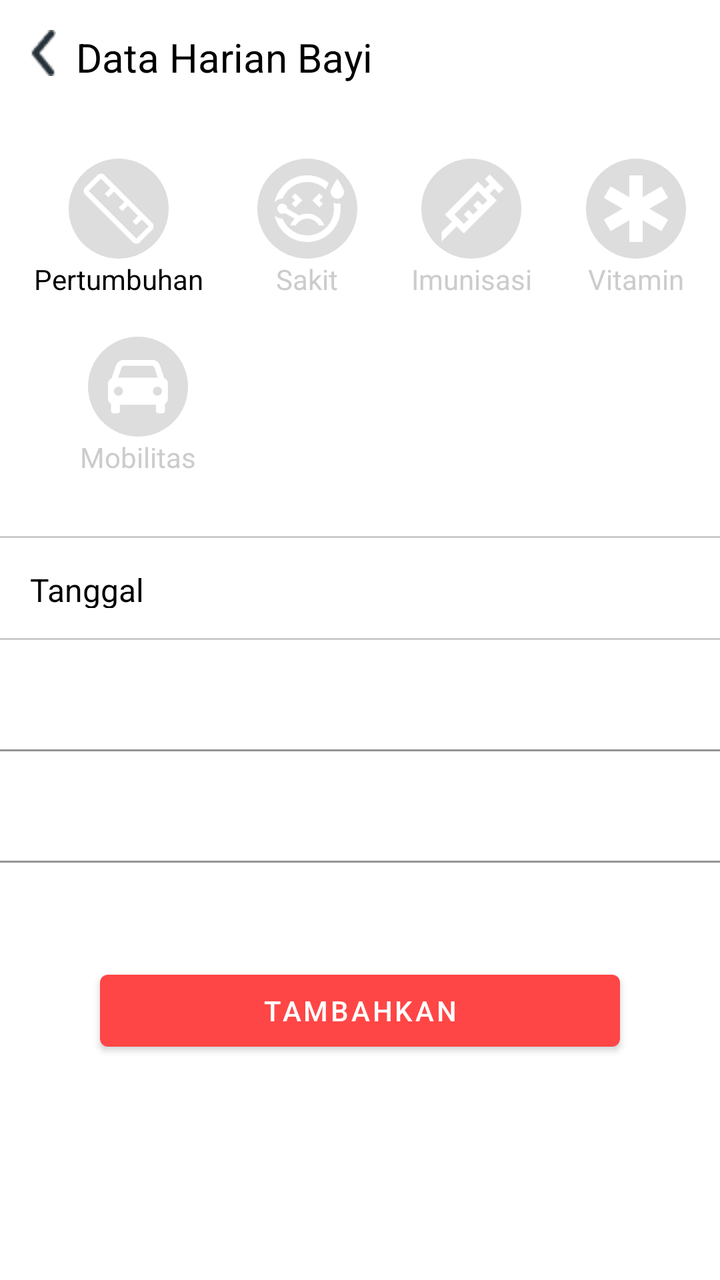
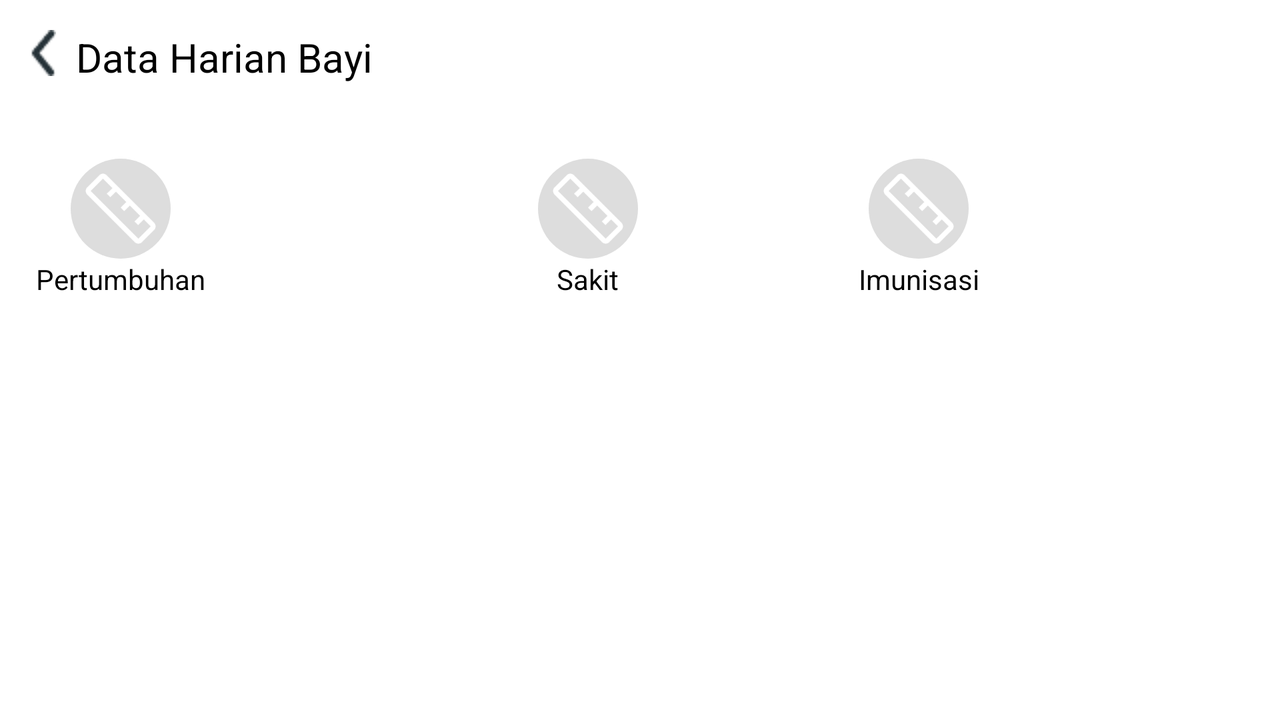

An Android layout and its configuration variant, each rendered on a device that would load it. The default file and the variant file are quoted in full after the pictures.
<!-- AndroidManifest.xml: application theme Theme.Growby -->
<!-- res/layout/add_event_activity.xml -->
<?xml version="1.0" encoding="utf-8"?>
<FrameLayout xmlns:android="http://schemas.android.com/apk/res/android"
    xmlns:app="http://schemas.android.com/apk/res-auto"
    android:layout_width="match_parent"
    android:layout_height="match_parent"
    xmlns:tools="http://schemas.android.com/tools"
    android:orientation="vertical">
    <LinearLayout
        android:layout_width="match_parent"
        android:layout_height="wrap_content"
        android:orientation="vertical">
        <LinearLayout
            android:orientation="horizontal"
            android:layout_width="match_parent"
            android:layout_height="60dp"
            android:padding="15dp">
            <ImageView
                android:id="@+id/back"
                android:src="@drawable/back"
                android:layout_width="wrap_content"
                android:layout_height="wrap_content"/>
            <TextView
                android:layout_marginStart="10dp"
                android:layout_marginEnd="10dp"
                android:textSize="20sp"
                android:textColor="@color/black"
                android:text="Data Harian Bayi"
                android:layout_width="match_parent"
                android:layout_height="wrap_content"/>
        </LinearLayout>

        <androidx.constraintlayout.widget.ConstraintLayout
            android:layout_width="match_parent"
            android:layout_height="wrap_content"
            android:orientation="horizontal">

            <FrameLayout
                android:id="@+id/pertumbuhan"
                android:layout_width="wrap_content"
                android:layout_height="wrap_content"
                android:layout_marginHorizontal="10dp"
                android:orientation="vertical"
                app:layout_constraintBottom_toBottomOf="parent"
                app:layout_constraintEnd_toStartOf="@+id/sakit"
                app:layout_constraintHorizontal_bias="0.5"
                app:layout_constraintStart_toStartOf="parent"
                app:layout_constraintTop_toTopOf="parent"
                app:layout_constraintVertical_bias="0.0">

                <ImageView
                    android:id="@+id/image_pertumbuhan"
                    android:layout_width="50dp"
                    android:layout_height="50dp"
                    android:layout_gravity="center"
                    android:background="@drawable/round"
                    android:padding="5dp"
                    android:src="@drawable/pertumbuhan" />

                <TextView
                    android:id="@+id/text_pertumbuhan"
                    android:layout_width="wrap_content"
                    android:layout_height="wrap_content"
                    android:layout_gravity="center_horizontal"
                    android:layout_marginTop="70dp"
                    android:text="Pertumbuhan"
                    android:textColor="@color/black" />
            </FrameLayout>

            <FrameLayout
                android:id="@+id/sakit"
                android:layout_width="wrap_content"
                android:layout_height="wrap_content"
                android:layout_marginHorizontal="10dp"
                android:orientation="vertical"
                app:layout_constraintBottom_toBottomOf="parent"
                app:layout_constraintEnd_toStartOf="@+id/imunisasi"
                app:layout_constraintHorizontal_bias="0.5"
                app:layout_constraintStart_toEndOf="@+id/pertumbuhan"
                app:layout_constraintTop_toTopOf="parent"
                app:layout_constraintVertical_bias="0.0">

                <ImageView
                    android:id="@+id/image_sakit"
                    android:layout_width="50dp"
                    android:layout_height="50dp"
                    android:layout_gravity="center"
                    android:background="@drawable/round"
                    android:padding="5dp"
                    android:src="@drawable/sakit" />

                <TextView
                    android:id="@+id/text_sakit"
                    android:layout_width="wrap_content"
                    android:layout_height="wrap_content"
                    android:layout_gravity="center_horizontal"
                    android:layout_marginTop="70dp"
                    android:text="Sakit"
                    android:textColor="@color/grey" />
            </FrameLayout>

            <FrameLayout
                android:id="@+id/imunisasi"
                android:layout_width="wrap_content"
                android:layout_height="wrap_content"
                android:layout_marginHorizontal="10dp"
                android:orientation="vertical"
                app:layout_constraintBottom_toBottomOf="parent"
                app:layout_constraintEnd_toStartOf="@+id/vitamin"
                app:layout_constraintHorizontal_bias="0.5"
                app:layout_constraintStart_toEndOf="@+id/sakit"
                app:layout_constraintTop_toTopOf="parent"
                app:layout_constraintVertical_bias="0.0">

                <ImageView
                    android:id="@+id/image_imunisasi"
                    android:layout_width="50dp"
                    android:layout_height="50dp"
                    android:layout_gravity="center"
                    android:background="@drawable/round"
                    android:padding="5dp"
                    android:src="@drawable/imunisasi" />

                <TextView
                    android:id="@+id/text_imunisasi"
                    android:layout_width="wrap_content"
                    android:layout_height="wrap_content"
                    android:layout_gravity="center_horizontal"
                    android:layout_marginTop="70dp"
                    android:text="Imunisasi"
                    android:textColor="@color/grey" />
            </FrameLayout>

            <FrameLayout
                android:id="@+id/vitamin"
                android:layout_width="wrap_content"
                android:layout_height="wrap_content"
                android:layout_marginHorizontal="10dp"
                android:orientation="vertical"
                app:layout_constraintBottom_toBottomOf="parent"
                app:layout_constraintEnd_toEndOf="parent"
                app:layout_constraintHorizontal_bias="0.5"
                app:layout_constraintStart_toEndOf="@+id/imunisasi"
                app:layout_constraintTop_toTopOf="parent"
                app:layout_constraintVertical_bias="0.0">

                <ImageView
                    android:id="@+id/image_vitamin"
                    android:layout_width="50dp"
                    android:layout_height="50dp"
                    android:layout_gravity="center"
                    android:background="@drawable/round"
                    android:padding="5dp"
                    android:src="@drawable/vitamin" />

                <TextView
                    android:id="@+id/text_vitamin"
                    android:layout_width="wrap_content"
                    android:layout_height="wrap_content"
                    android:layout_gravity="center_horizontal"
                    android:layout_marginTop="70dp"
                    android:text="Vitamin"
                    android:textColor="@color/grey" />
            </FrameLayout>
        </androidx.constraintlayout.widget.ConstraintLayout>
        <FrameLayout
            android:id="@+id/mobilitas"
            android:layout_width="wrap_content"
            android:layout_height="wrap_content"
            android:layout_marginHorizontal="40dp"
            android:orientation="vertical"
            app:layout_constraintBottom_toBottomOf="parent"
            app:layout_constraintEnd_toEndOf="parent"
            app:layout_constraintHorizontal_bias="0.5"
            app:layout_constraintStart_toEndOf="@+id/imunisasi"
            app:layout_constraintTop_toTopOf="parent"
            app:layout_constraintVertical_bias="0.0">

            <ImageView
                android:id="@+id/image_mobilitas"
                android:layout_width="50dp"
                android:layout_height="50dp"
                android:layout_gravity="center"
                android:background="@drawable/round"
                android:padding="10dp"
                android:src="@drawable/mobilitas" />

            <TextView
                android:id="@+id/text_mobilitas"
                android:layout_width="wrap_content"
                android:layout_height="wrap_content"
                android:layout_gravity="center_horizontal"
                android:layout_marginTop="70dp"
                android:text="Mobilitas"
                android:textColor="@color/grey" />
        </FrameLayout>
        <View
            android:layout_marginTop="30dp"
            android:background="@color/grey"
            android:layout_width="match_parent"
            android:layout_height="1dp"/>
        <LinearLayout
            android:id="@+id/tanggal_frame"
            android:layout_width="match_parent"
            android:layout_height="wrap_content"
            android:orientation="horizontal"
            >
            <TextView
                android:id="@+id/tanggal_event"
                android:layout_width="match_parent"
                android:layout_height="50dp"
                android:padding="15dp"
                android:textColor="#263238"
                android:textColorHint="#000000"
                android:hint="Tanggal"
                android:textSize="16sp"
                />
        </LinearLayout>
        <View
            android:background="@color/grey"
            android:layout_width="match_parent"
            android:layout_height="1dp"/>
        <LinearLayout
            android:id="@+id/input_1"
            android:layout_width="match_parent"
            android:layout_height="wrap_content"
            android:orientation="horizontal"
            >
            <com.google.android.material.textfield.TextInputLayout
                android:layout_width="match_parent"
                android:layout_height="wrap_content">

                <EditText
                    android:id="@+id/input1"
                    android:layout_width="match_parent"
                    android:layout_height="wrap_content"
                    android:background="@color/white"
                    android:textColor="#263238"
                    android:textColorHint="#000000"
                    android:imeOptions="actionUnspecified"
                    android:inputType="text"
                    android:maxLines="1"
                    android:singleLine="true" />

            </com.google.android.material.textfield.TextInputLayout>
        </LinearLayout>
        <LinearLayout
            android:id="@+id/input_2"
            android:layout_width="match_parent"
            android:layout_height="wrap_content"
            android:orientation="horizontal"
            >
            <com.google.android.material.textfield.TextInputLayout
                android:layout_width="match_parent"
                android:layout_height="wrap_content">

                <EditText
                    android:id="@+id/input2"
                    android:layout_width="match_parent"
                    android:layout_height="wrap_content"
                    android:background="@color/white"
                    android:textColor="#263238"
                    android:textColorHint="#000000"
                    android:imeOptions="actionUnspecified"
                    android:inputType="text"
                    android:maxLines="1"
                    android:singleLine="true" />

            </com.google.android.material.textfield.TextInputLayout>
        </LinearLayout>
        <Button
            android:id="@+id/add_btn_event"
            android:layout_margin="50dp"
            android:layout_width="match_parent"
            android:layout_height="wrap_content"
            android:text="Tambahkan"/>
    </LinearLayout>


    <LinearLayout
        android:id="@+id/order_progress"
        android:layout_width="match_parent"
        android:layout_height="match_parent"
        android:visibility="gone"
        android:gravity="center"
        android:background="#3e161616">
        <ProgressBar
            style="?android:attr/progressBarStyleLarge"
            android:layout_width="wrap_content"
            android:layout_height="wrap_content"
            />
    </LinearLayout>
</FrameLayout>
<!-- resources referenced by this layout -->
<resources>
  <color name="black">#FF000000</color>
  <color name="grey">#CCCCCC</color>
  <color name="white">#FFFFFFFF</color>
  <!-- drawable back: png bitmap (drawable, 514 bytes) -->
  <!-- drawable imunisasi: png bitmap (drawable-v24, 1287 bytes) -->
  <!-- drawable mobilitas: png bitmap (drawable-v24, 1761 bytes) -->
  <!-- drawable pertumbuhan: png bitmap (drawable-v24, 1350 bytes) -->
  <!-- drawable round (drawable) -->
  <?xml version="1.0" encoding="utf-8"?>
  <shape xmlns:android="http://schemas.android.com/apk/res/android"
      android:shape="rectangle">
  
      <solid android:color="@color/gray"/>
      <corners android:radius="100dp"/>
  </shape>
  <!-- drawable sakit: png bitmap (drawable-v24, 3319 bytes) -->
  <!-- drawable vitamin: png bitmap (drawable-v24, 1976 bytes) -->
  <style name="Theme.Growby" parent="Theme.MaterialComponents.DayNight.NoActionBar">
          
          <item name="colorPrimary">#FF4646</item>
          <item name="colorPrimaryVariant">#FF4646</item>
          <item name="colorOnPrimary">@color/white</item>
          
          <item name="colorSecondary">@color/red</item>
          <item name="colorSecondaryVariant">@color/red</item>
          <item name="colorOnSecondary">@color/black</item>
          
          <item name="android:statusBarColor" tools:targetApi="l">?attr/colorPrimaryVariant</item>
          
      </style>
  <color name="gray">#DDDDDD</color>
  <color name="red">#FF4646</color>
</resources>
<!-- res/layout-land/add_event_activity.xml (the repository's variant of the layout above) -->
<!-- drawn on the phone turned sideways -->
<?xml version="1.0" encoding="utf-8"?>
<FrameLayout xmlns:android="http://schemas.android.com/apk/res/android"
    xmlns:app="http://schemas.android.com/apk/res-auto"
    android:layout_width="match_parent"
    android:layout_height="match_parent"
    xmlns:tools="http://schemas.android.com/tools"
    android:orientation="vertical">
    <LinearLayout
        android:layout_width="match_parent"
        android:layout_height="wrap_content"
        android:orientation="vertical">
        <LinearLayout
            android:orientation="horizontal"
            android:layout_width="match_parent"
            android:layout_height="60dp"
            android:padding="15dp">
            <ImageView
                android:src="@drawable/back"
                android:layout_width="wrap_content"
                android:layout_height="wrap_content"/>
            <TextView
                android:layout_marginStart="10dp"
                android:layout_marginEnd="10dp"
                android:textSize="20sp"
                android:textColor="@color/black"
                android:text="Data Harian Bayi"
                android:layout_width="match_parent"
                android:layout_height="wrap_content"/>
        </LinearLayout>
        <androidx.constraintlayout.widget.ConstraintLayout
            android:layout_width="match_parent"
            android:layout_height="wrap_content"
            android:orientation="horizontal">

            <FrameLayout
                android:id="@+id/pertumbuhan"
                android:layout_width="wrap_content"
                android:layout_height="wrap_content"
                android:layout_marginHorizontal="10dp"
                android:orientation="vertical"
                app:layout_constraintBottom_toBottomOf="parent"
                app:layout_constraintEnd_toStartOf="@+id/sakit"
                app:layout_constraintHorizontal_bias="0.049"
                app:layout_constraintStart_toStartOf="parent"
                app:layout_constraintTop_toTopOf="parent"
                app:layout_constraintVertical_bias="0.0">

                <ImageView
                    android:layout_width="50dp"
                    android:layout_height="50dp"
                    android:layout_gravity="center"
                    android:background="@drawable/round"
                    android:padding="5dp"
                    android:src="@drawable/pertumbuhan" />

                <TextView
                    android:layout_width="wrap_content"
                    android:layout_height="wrap_content"
                    android:layout_gravity="center_horizontal"
                    android:layout_marginTop="70dp"
                    android:text="Pertumbuhan"
                    android:textColor="@color/black" />
            </FrameLayout>

            <FrameLayout
                android:id="@+id/sakit"
                android:layout_width="wrap_content"
                android:layout_height="wrap_content"
                android:layout_marginHorizontal="10dp"
                android:orientation="vertical"
                app:layout_constraintBottom_toBottomOf="parent"
                app:layout_constraintEnd_toStartOf="@+id/imunisasi"
                app:layout_constraintHorizontal_bias="0.721"
                app:layout_constraintStart_toStartOf="parent"
                app:layout_constraintTop_toTopOf="parent"
                app:layout_constraintVertical_bias="0.0">

                <ImageView
                    android:layout_width="50dp"
                    android:layout_height="50dp"
                    android:layout_gravity="center"
                    android:background="@drawable/round"
                    android:padding="5dp"
                    android:src="@drawable/pertumbuhan" />

                <TextView
                    android:layout_width="wrap_content"
                    android:layout_height="wrap_content"
                    android:layout_gravity="center_horizontal"
                    android:layout_marginTop="70dp"
                    android:text="Sakit"
                    android:textColor="@color/black" />
            </FrameLayout>

            <FrameLayout
                android:id="@+id/imunisasi"
                android:layout_width="wrap_content"
                android:layout_height="wrap_content"
                android:layout_marginHorizontal="10dp"
                android:orientation="vertical"
                app:layout_constraintBottom_toBottomOf="parent"
                app:layout_constraintEnd_toEndOf="parent"
                app:layout_constraintHorizontal_bias="0.749"
                app:layout_constraintStart_toStartOf="parent"
                app:layout_constraintTop_toTopOf="parent"
                app:layout_constraintVertical_bias="0.0">

                <ImageView
                    android:layout_width="50dp"
                    android:layout_height="50dp"
                    android:layout_gravity="center"
                    android:background="@drawable/round"
                    android:padding="5dp"
                    android:src="@drawable/pertumbuhan" />

                <TextView
                    android:layout_width="wrap_content"
                    android:layout_height="wrap_content"
                    android:layout_gravity="center_horizontal"
                    android:layout_marginTop="70dp"
                    android:text="Imunisasi"
                    android:textColor="@color/black" />
            </FrameLayout>

        </androidx.constraintlayout.widget.ConstraintLayout>


    </LinearLayout>
    <LinearLayout
        android:id="@+id/order_progress"
        android:layout_width="match_parent"
        android:layout_height="match_parent"
        android:visibility="gone"
        android:gravity="center"
        android:background="#3e161616">
        <ProgressBar
            style="?android:attr/progressBarStyleLarge"
            android:layout_width="wrap_content"
            android:layout_height="wrap_content"
            />
    </LinearLayout>
</FrameLayout>
<!-- resources referenced by the variant -->
<!-- as the phone turned sideways resolves them -->
<resources>
  <color name="black">#FF000000</color>
  <!-- drawable back: png bitmap (drawable, 514 bytes) -->
  <!-- drawable pertumbuhan: png bitmap (drawable-v24, 1350 bytes) -->
  <!-- drawable round (drawable) -->
  <?xml version="1.0" encoding="utf-8"?>
  <shape xmlns:android="http://schemas.android.com/apk/res/android"
      android:shape="rectangle">
  
      <solid android:color="@color/gray"/>
      <corners android:radius="100dp"/>
  </shape>
  <style name="Theme.Growby" parent="Theme.MaterialComponents.DayNight.NoActionBar">
          
          <item name="colorPrimary">#FF4646</item>
          <item name="colorPrimaryVariant">#FF4646</item>
          <item name="colorOnPrimary">@color/white</item>
          
          <item name="colorSecondary">@color/red</item>
          <item name="colorSecondaryVariant">@color/red</item>
          <item name="colorOnSecondary">@color/black</item>
          
          <item name="android:statusBarColor" tools:targetApi="l">?attr/colorPrimaryVariant</item>
          
      </style>
  <color name="gray">#DDDDDD</color>
  <color name="white">#FFFFFFFF</color>
  <color name="red">#FF4646</color>
</resources>
